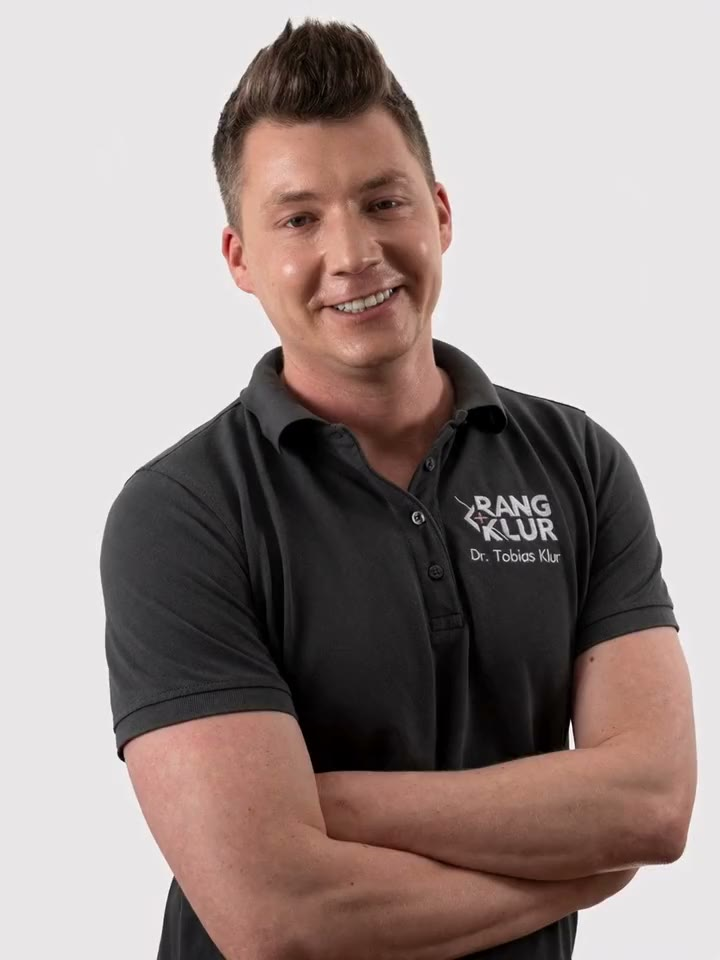
#> input picture media/portraet-start.jpg, 720 x 960 px, given in place of tobias-4x5-voll.jpg, which was not available
$ python animieren.py ../media/portraet-start.jpg ../vcard-foto.jpg
#> lines starting #> are read from the running program, lines starting #| are printed output that depends on the picture
"""Animiert Tobis Foto ohne KI, als nahtlose Schleife (MP4, 720 x 900, ohne Ton).

  zoom    Idee 10: langsamer Zoom mit Tiefe (Person und Wand bewegen sich gegeneinander)
  formen  Idee 8:  diagonale RANG + KLUR-Formen gleiten hinter Tobi durchs Bild

Aufruf: python animieren.py zoom|formen <ausgabe.mp4>
Braucht numpy, Pillow und ffmpeg. Eingaben: ../quelle/tobias-4x5-voll.jpg und ../quelle/maske.png
"""
import math
import subprocess
import sys
from pathlib import Path

import numpy as np
from PIL import Image, ImageFilter

HIER = Path(__file__).resolve().parent
QUELLE = HIER.parent / "quelle"
W, H, FPS = 720, 900, 30


def hex2rgb(h):
    h = h.lstrip("#")
    return np.array([int(h[i:i + 2], 16) for i in (0, 2, 4)], dtype=np.float32) / 255


SLATE, SKY, BERRY, ROSE = map(hex2rgb, ("#647887", "#B8D7E9", "#B35667", "#C8838F"))


def laden():
    foto = Image.open(QUELLE / "tobias-4x5-voll.jpg").convert("RGB").resize((W, H), Image.LANCZOS)
    maske = Image.open(QUELLE / "maske.png").convert("L").resize((W, H), Image.LANCZOS)
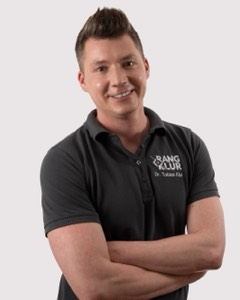
#> input picture vcard-foto.jpg, 240 x 300 px, given in place of maske.png, which was not available
    # kleine Löcher schließen, Kante 1 px nach innen ziehen und weich machen (gegen hellen Rand)
    maske = maske.filter(ImageFilter.MaxFilter(5)).filter(ImageFilter.MinFilter(5))
    maske = maske.filter(ImageFilter.MinFilter(3)).filter(ImageFilter.GaussianBlur(1.2))
    # Randzeilen der Vision-Maske sind manchmal nicht ganz schwarz: oben, links, rechts nullen
    m = np.asarray(maske, dtype=np.float32) / 255
    m[:6, :] = 0; m[:, :6] = 0; m[:, -6:] = 0
#> after `m[:, -6:] = 0`:
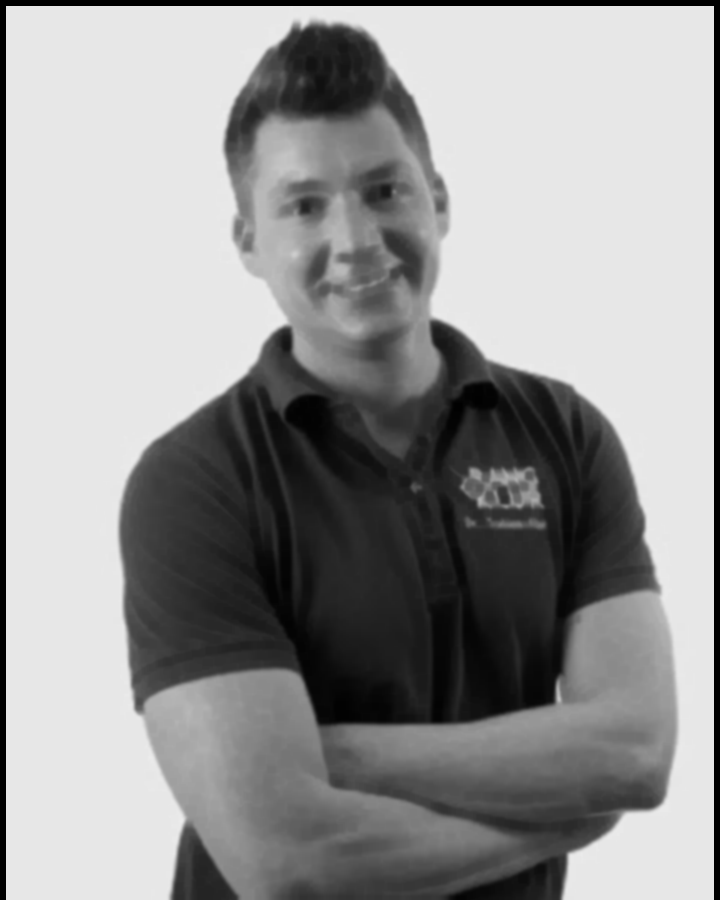
#> m: shape (900, 720) float32; min 0, max 0.925, mean 0.587
    rgb = np.asarray(foto, dtype=np.float32) / 255
    a = m[..., None]
    # Für die Wand die Maske großzügig erweitern, damit kein Kantenlicht der Person in der Wand bleibt
    gross = Image.fromarray((m * 255).astype(np.uint8)).filter(ImageFilter.MaxFilter(21)).filter(ImageFilter.GaussianBlur(4))
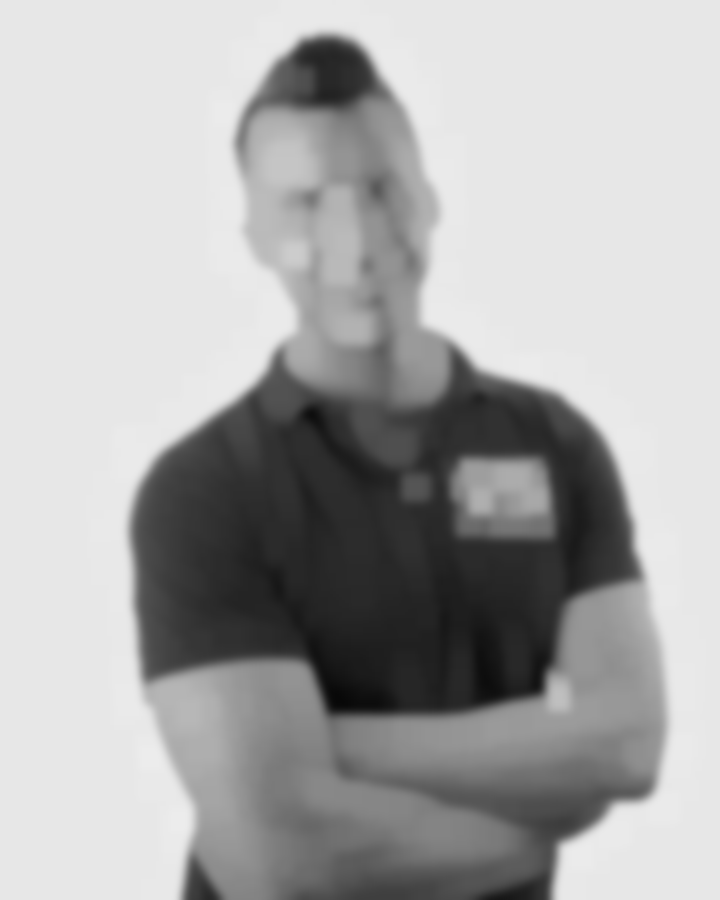
#> gross: PIL image 720x900 L; min 8, max 236, mean 170.3
    inv = (1 - np.asarray(gross, dtype=np.float32) / 255)[..., None]
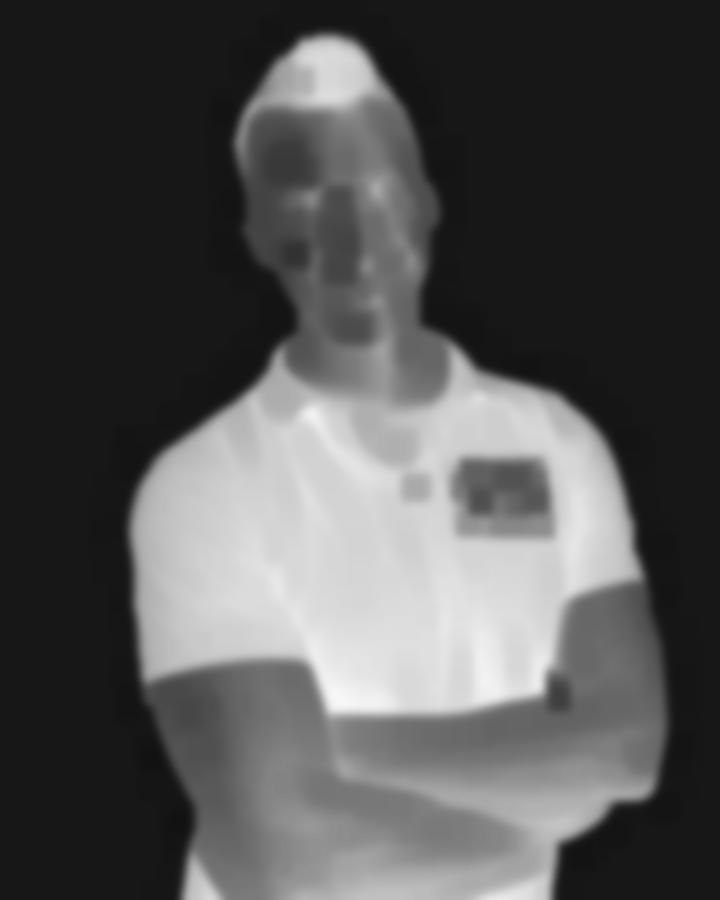
#> inv: shape (900, 720, 1) float32; min 0.0745, max 0.969, mean 0.332
    num = Image.fromarray((rgb * inv * 255).astype(np.uint8)).filter(ImageFilter.GaussianBlur(60))
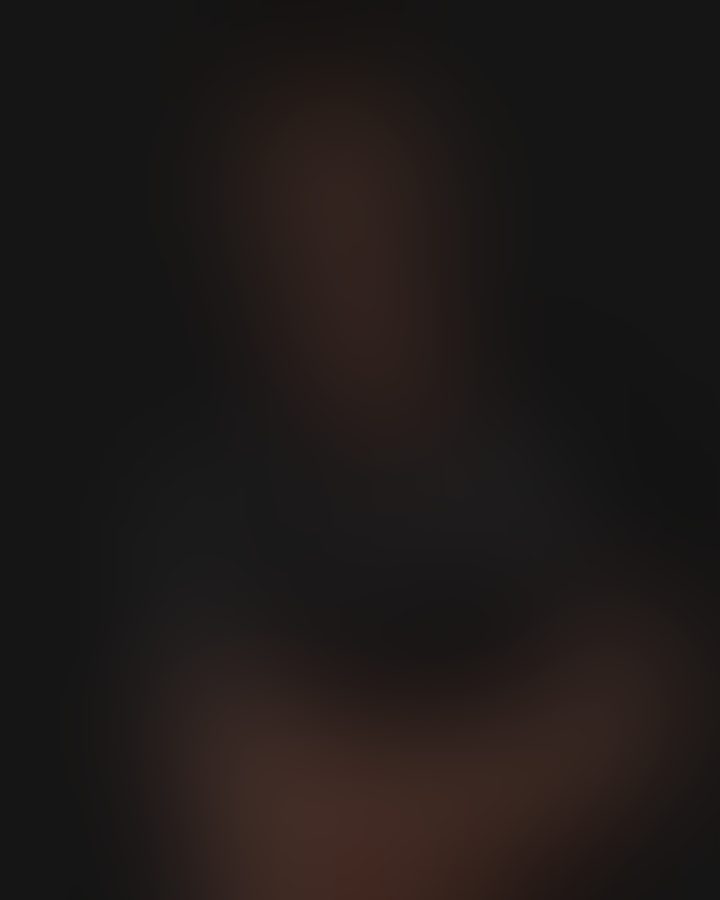
#> num: PIL image 720x900 RGB; mean R, G, B 30.7, 25.6, 24.3
    den = Image.fromarray((inv[..., 0] * 255).astype(np.uint8)).filter(ImageFilter.GaussianBlur(60))
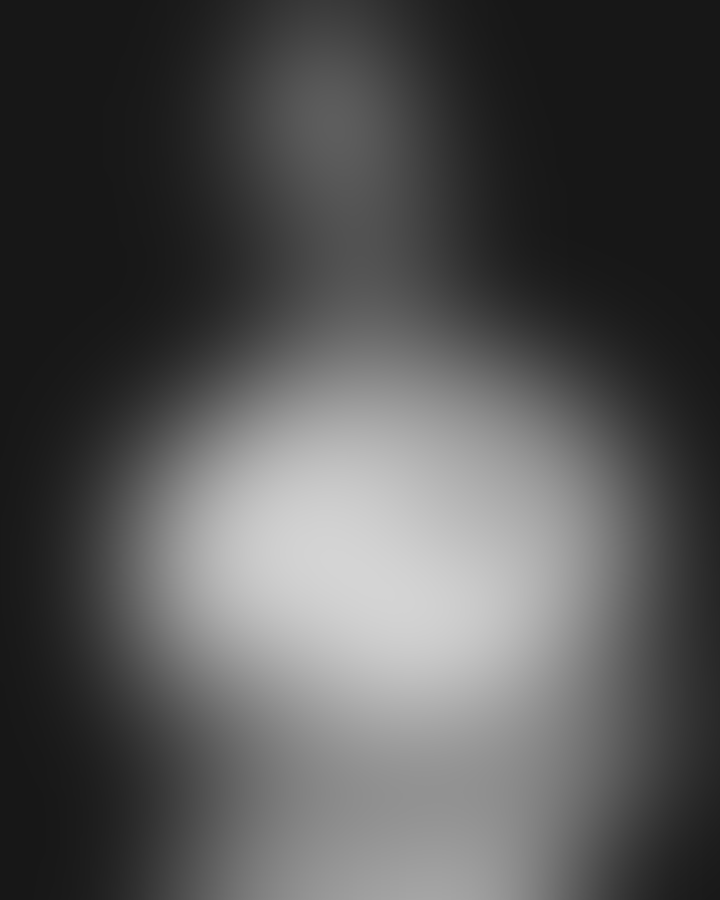
#> den: PIL image 720x900 L; min 23, max 212, mean 83.8
    wand = np.asarray(num, dtype=np.float32) / 255 / np.maximum(np.asarray(den, dtype=np.float32)[..., None] / 255, 1e-3)
    wand = np.clip(wand, 0, 1)
    wand = rgb * inv + wand * (1 - inv)
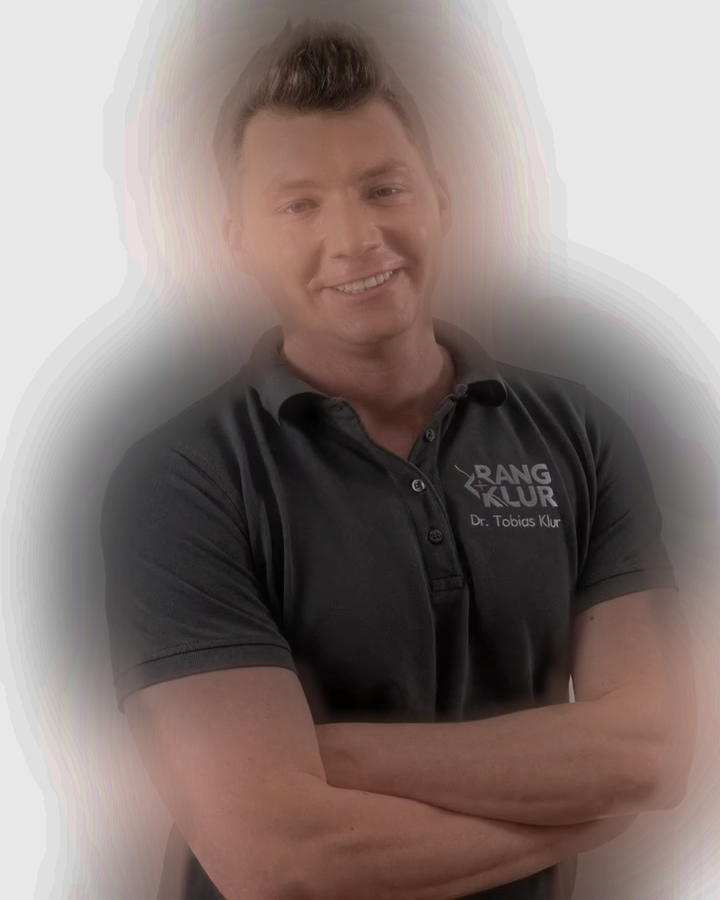
#> wand: shape (900, 720, 3) float32; mean R, G, B 0.537, 0.483, 0.468
    return rgb, a, wand


# [13 lines left out: function transform, not called in this run]


def ease(t):
    """0 → 1 → 0 über eine Schleife, weich an beiden Enden."""
    return (1 - math.cos(2 * math.pi * t)) / 2


# [50 lines left out: functions frames_zoom, frames_formen, not called in this run]


def schreiben(frames, ziel):
    cmd = ["ffmpeg", "-y", "-loglevel", "error", "-f", "rawvideo", "-pix_fmt", "rgb24",
           "-s", f"{W}x{H}", "-r", str(FPS), "-i", "-", "-an",
           "-c:v", "libx264", "-preset", "slow", "-crf", "24", "-pix_fmt", "yuv420p",
           "-profile:v", "high", "-movflags", "+faststart", str(ziel)]
#> (the run stopped early here; a loop or call above may not have finished)
